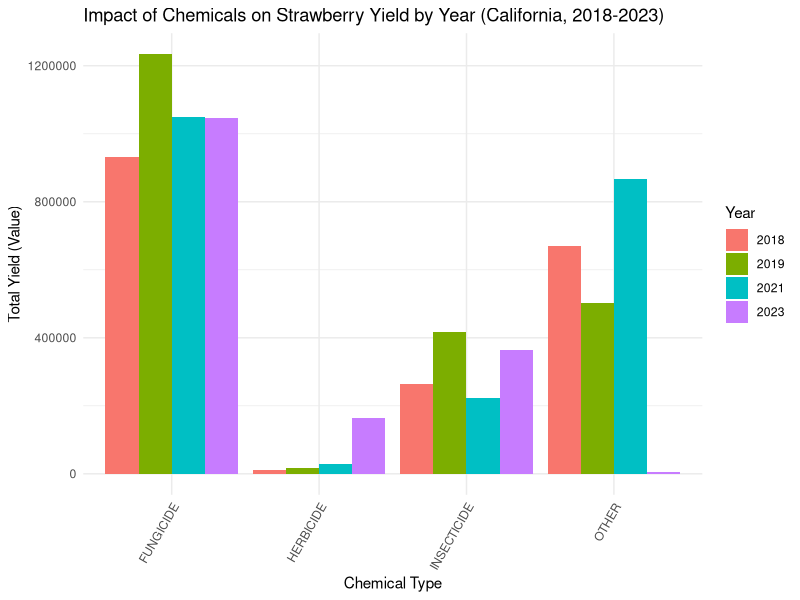
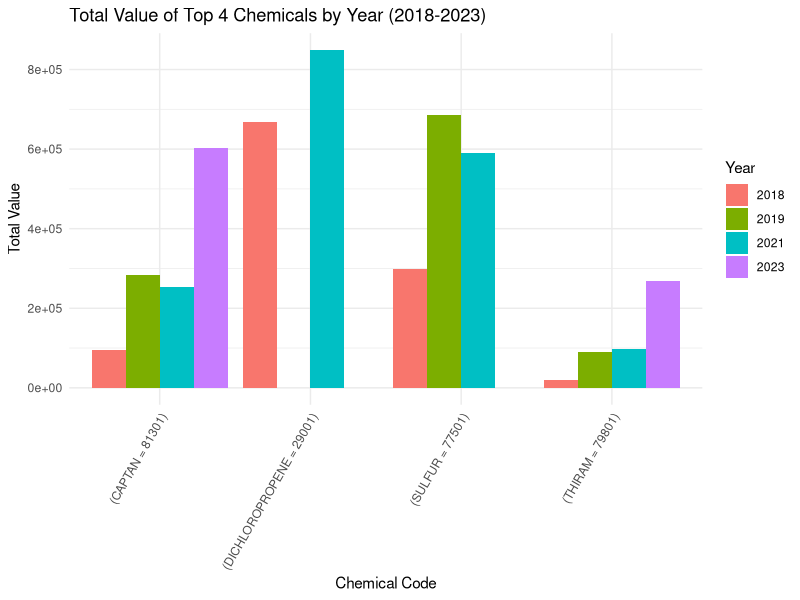
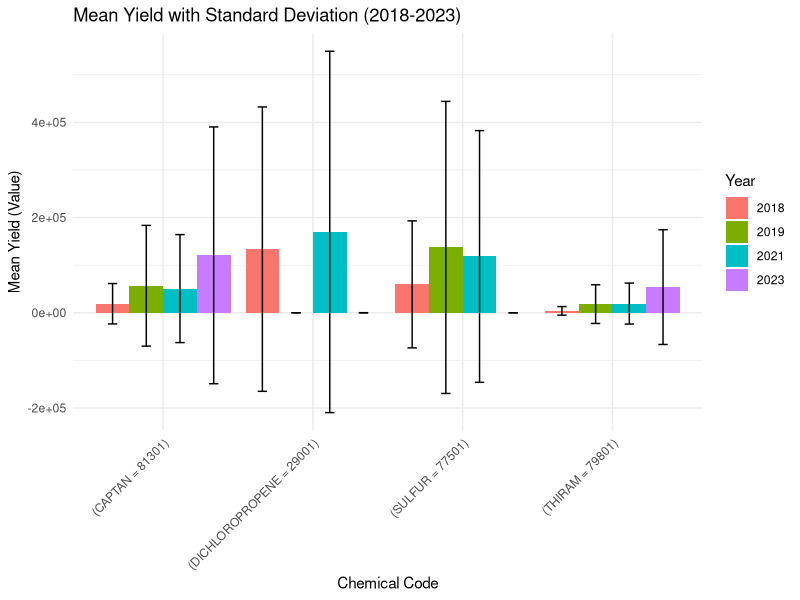
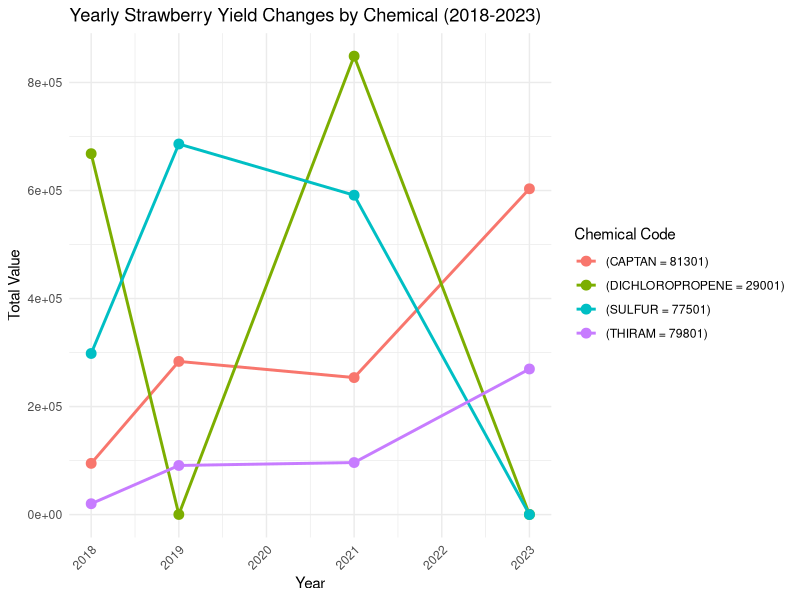
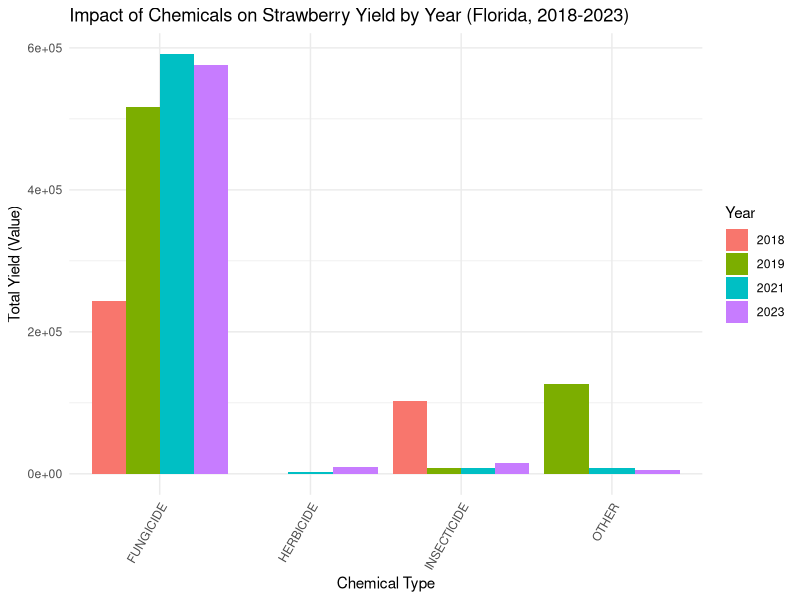
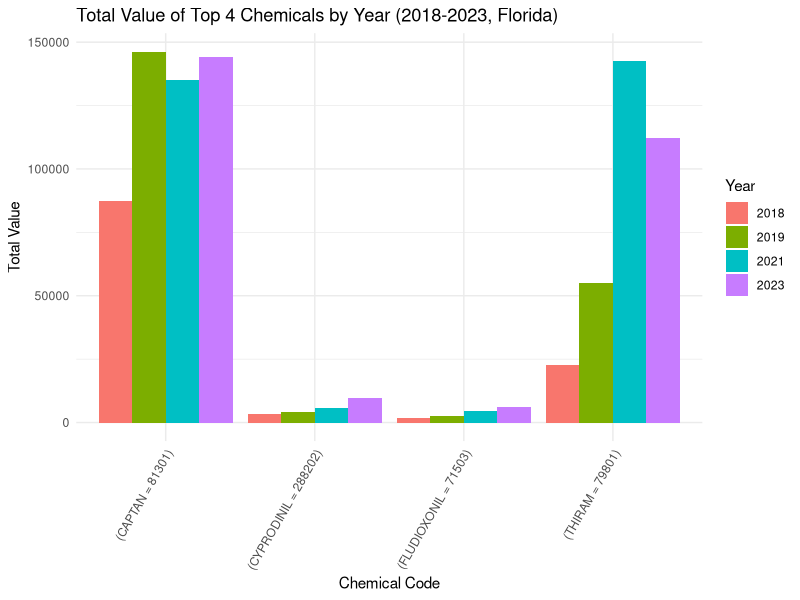
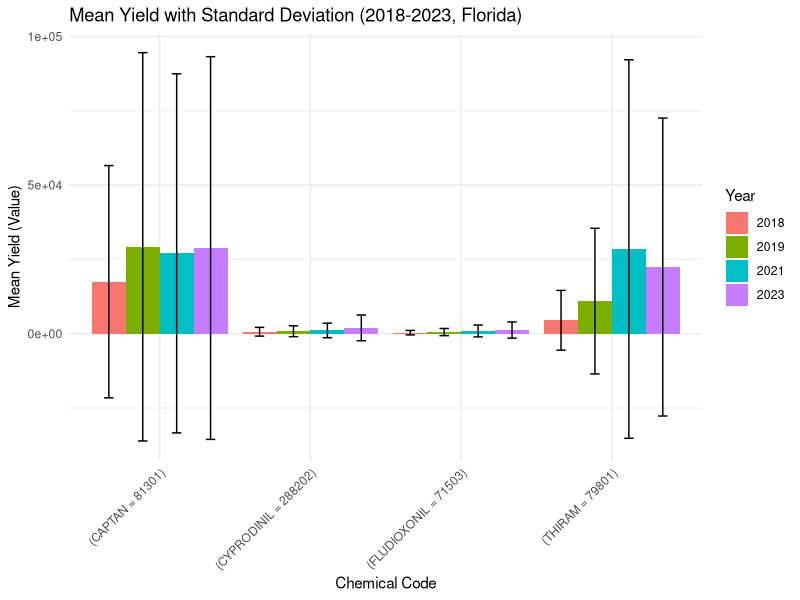
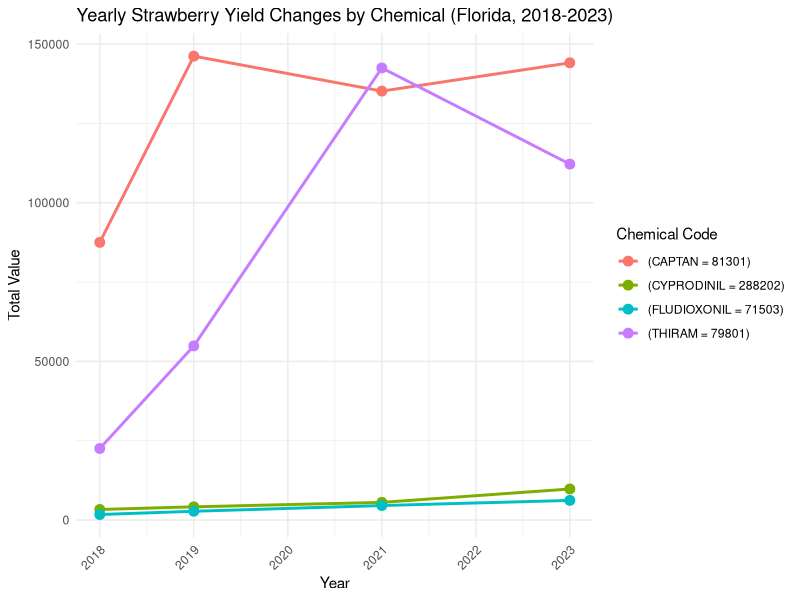

The R script that drew these images, in order:
## ---- chunk 1
knitr::opts_chunk$set(echo = TRUE)
## ---- chunk 2
library(dplyr)
library(ggplot2)
## ---- chunk 3
chemical <- read.csv("chemical_data_clean.csv")
# View the structure and column names of the data
str(chemical)
head(chemical)
# Remove rows where the Value column is NA
chemical_clean <- chemical |> filter(!is.na(Value))
# Filter strawberry data for California and Florida
ca_chemical <- filter(chemical_clean, State == "CALIFORNIA")
fl_chemical <- filter(chemical_clean, State == "FLORIDA")
unique(ca_chemical$name)
unique(fl_chemical$name)
unique(ca_chemical$code)
unique(fl_chemical$code)

# Calculate the total yield of each chemical per year
ca_chemical_filtered <- ca_chemical[ca_chemical$Year %in% 2018:2023, ]

ca_chemical_value <- aggregate(Value ~ name + Year, data = ca_chemical_filtered, FUN = sum, na.rm = TRUE)

# Create a bar plot
ggplot(ca_chemical_value, aes(x = name, y = Value, fill = as.factor(Year))) +
  geom_bar(stat = "identity", position = "dodge") +  # Use position = "dodge" to separate the bars for different years
  labs(title = "Impact of Chemicals on Strawberry Yield by Year (California, 2018-2023)", 
       x = "Chemical Type", 
       y = "Total Yield (Value)",
       fill = "Year") +
  theme_minimal() +
  theme(axis.text.x = element_text(angle = 60, hjust = 1))

## ---- chunk 4
# Group by chemical code and calculate the total value
ca_chemical_grouped <- aggregate(Value ~ code, data = ca_chemical, FUN = sum, na.rm = TRUE)

# Sort by total value in descending order
ca_chemical_sorted <- ca_chemical_grouped[order(-ca_chemical_grouped$Value), ]

# Extract the top 5 chemicals with the highest total values
ca_chemical_top5 <- head(ca_chemical_sorted, 5)

# Print the top 4 chemicals and their total values
print(ca_chemical_top5)
# Define the codes for the top 4 chemicals(except TOTAL)
top_chemical_codes <- c("(SULFUR = 77501)", 
                         "(DICHLOROPROPENE = 29001)", 
                         "(CAPTAN = 81301)", 
                         "(THIRAM = 79801)")

# Filter to include the relevant columns for the top 4 chemicals
ca_5_no_total <- ca_chemical[ca_chemical$code %in% top_chemical_codes, c("Year", "name", "code", "Value")]

# Calculate the total value of each chemical from 2018 to 2023
ca_chemical_summary <- aggregate(Value ~ code + Year, data = ca_5_no_total, FUN = sum)

# Step 2: Create a bar chart
ggplot(ca_chemical_summary, aes(x = code, y = Value, fill = as.factor(Year))) +
  geom_bar(stat = "identity", position = "dodge") +  # Use position = "dodge" to separate bars by year
  labs(title = "Total Value of Top 4 Chemicals by Year (2018-2023)", 
       x = "Chemical Code", 
       y = "Total Value",
       fill = "Year") +
  theme_minimal() +
  theme(axis.text.x = element_text(angle = 60, hjust = 1))

# Filter data for the top four chemicals
top_chemical_codes <- c("(SULFUR = 77501)", 
                         "(DICHLOROPROPENE = 29001)", 
                         "(CAPTAN = 81301)", 
                         "(THIRAM = 79801)")
top4_data <- subset(ca_chemical, code %in% top_chemical_codes & Year %in% 2018:2023)

# Calculate the mean and standard deviation of the total yield for each chemical per year
top4_summary <- aggregate(Value ~ code + Year, data = top4_data, FUN = function(x) c(mean = mean(x), sd = sd(x)))
top4_summary <- do.call(data.frame, top4_summary)  # Expand the mean and sd columns
names(top4_summary)[3:4] <- c("Mean", "SD")  # Rename the columns

# Step 3: Create a bar chart with standard deviation
ggplot(top4_summary, aes(x = code, y = Mean, fill = as.factor(Year))) +
  geom_bar(stat = "identity", position = "dodge") +
  geom_errorbar(aes(ymin = Mean - SD, ymax = Mean + SD), position = position_dodge(width = 0.9), width = 0.25) +
  labs(title = "Mean Yield with Standard Deviation (2018-2023)", 
       x = "Chemical Code", 
       y = "Mean Yield (Value)",
       fill = "Year") +
  theme_minimal() +
  theme(axis.text.x = element_text(angle = 45, hjust = 1))

# Summarize yearly data for the top 4 chemicals
top4_yearly_summary <- aggregate(Value ~ code + Year, data = top4_data, FUN = sum)
ggplot(top4_yearly_summary, aes(x = Year, y = Value, group = code, color = code)) +
  geom_line(size = 1) +  
  geom_point(size = 3) + 
  labs(title = "Yearly Strawberry Yield Changes by Chemical (2018-2023)", 
       x = "Year", 
       y = "Total Value",
       color = "Chemical Code") +
  theme_minimal() +
  theme(axis.text.x = element_text(angle = 45, hjust = 1))

## ---- chunk 5
# Calculate the total yield of each chemical per year in Florida
fl_chemical_filtered <- fl_chemical[fl_chemical$Year %in% 2018:2023, ]

fl_chemical_value <- aggregate(Value ~ name + Year, data = fl_chemical_filtered, FUN = sum, na.rm = TRUE)

# Plot the bar chart
ggplot(fl_chemical_value, aes(x = name, y = Value, fill = as.factor(Year))) +
  geom_bar(stat = "identity", position = "dodge") +  # Use position = "dodge" to separate the bars for different years
  labs(title = "Impact of Chemicals on Strawberry Yield by Year (Florida, 2018-2023)", 
       x = "Chemical Type", 
       y = "Total Yield (Value)",
       fill = "Year") +
  theme_minimal() +
  theme(axis.text.x = element_text(angle = 60, hjust = 1))


## ---- chunk 6
# Grouping by chemical code and calculating the total value
fl_chemical_grouped <- aggregate(Value ~ code, data = fl_chemical, FUN = sum, na.rm = TRUE)

# Sorting in descending order by total value
fl_chemical_sorted <- fl_chemical_grouped[order(-fl_chemical_grouped$Value), ]

# Extracting the top 5 chemicals by total value
fl_chemical_top5 <- head(fl_chemical_sorted, 5)

# Printing the top 5 chemicals and their total values
print(fl_chemical_top5)

# Defining the codes for the top 4 chemicals (excluding TOTAL)
top_chemical_codes_fl <- c("(CAPTAN = 81301)", 
                            "(THIRAM = 79801)", 
                            "(FLUDIOXONIL = 71503)",
                            "(CYPRODINIL = 288202)")

# Filtering the relevant columns for the top 4 chemicals
fl_5_no_total <- fl_chemical[fl_chemical$code %in% top_chemical_codes_fl, c("Year", "name", "code", "Value")]

# Calculating the total value for each chemical from 2018 to 2023
fl_chemical_summary <- aggregate(Value ~ code + Year, data = fl_5_no_total, FUN = sum)

# Creating a bar plot
ggplot(fl_chemical_summary, aes(x = code, y = Value, fill = as.factor(Year))) +
  geom_bar(stat = "identity", position = "dodge") +  # Using position = "dodge" to separate bars by year
  labs(title = "Total Value of Top 4 Chemicals by Year (2018-2023, Florida)", 
       x = "Chemical Code", 
       y = "Total Value",
       fill = "Year") +
  theme_minimal() +
  theme(axis.text.x = element_text(angle = 60, hjust = 1))

# Filtering the data for the top 4 chemicals
top4_data_fl <- subset(fl_chemical, code %in% top_chemical_codes_fl & Year %in% 2018:2023)

# Calculating the mean and standard deviation of total yield for each chemical each year
top4_summary_fl <- aggregate(Value ~ code + Year, data = top4_data_fl, FUN = function(x) c(mean = mean(x), sd = sd(x)))
top4_summary_fl <- do.call(data.frame, top4_summary_fl)  # Flattening mean and sd columns
names(top4_summary_fl)[3:4] <- c("Mean", "SD")  # Renaming columns

# Creating a bar plot with standard deviation
ggplot(top4_summary_fl, aes(x = code, y = Mean, fill = as.factor(Year))) +
  geom_bar(stat = "identity", position = "dodge") +
  geom_errorbar(aes(ymin = Mean - SD, ymax = Mean + SD), position = position_dodge(width = 0.9), width = 0.25) +
  labs(title = "Mean Yield with Standard Deviation (2018-2023, Florida)", 
       x = "Chemical Code", 
       y = "Mean Yield (Value)",
       fill = "Year") +
  theme_minimal() +
  theme(axis.text.x = element_text(angle = 45, hjust = 1))

# Filtering the data for the top 4 chemicals again
fl_top4_data <- subset(fl_chemical, code %in% top_chemical_codes_fl & Year %in% 2018:2023)

# Calculating the total value for each chemical each year
fl_top4_yearly_summary <- aggregate(Value ~ code + Year, data = fl_top4_data, FUN = sum)

# Creating a line plot
ggplot(fl_top4_yearly_summary, aes(x = Year, y = Value, group = code, color = code)) +
  geom_line(size = 1) +
  geom_point(size = 3) +
  labs(title = "Yearly Strawberry Yield Changes by Chemical (Florida, 2018-2023)", 
       x = "Year", 
       y = "Total Value",
       color = "Chemical Code") +
  theme_minimal() +
  theme(axis.text.x = element_text(angle = 45, hjust = 1))


